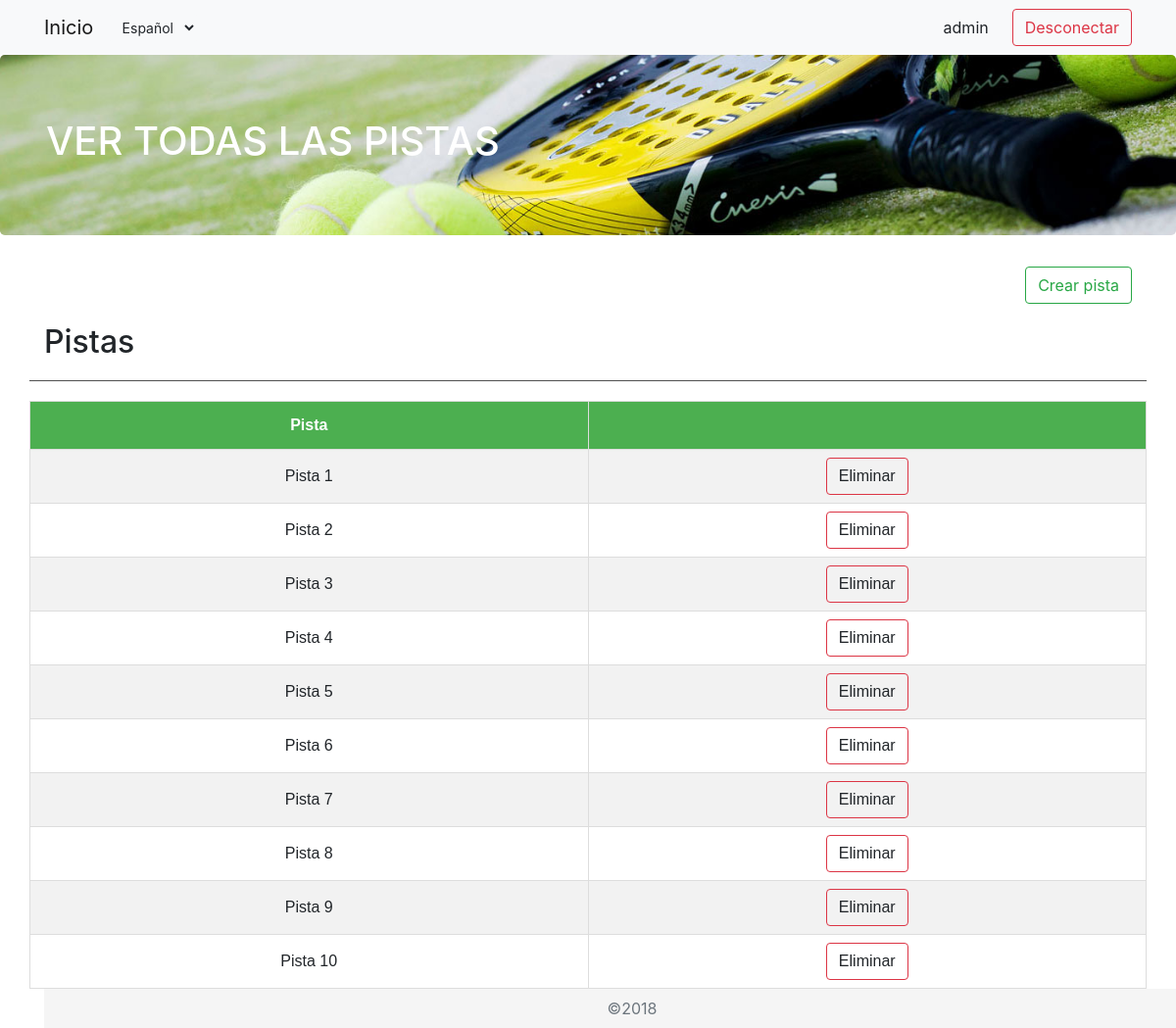
Screenshot of /Controller/Main_Controller.php?action=COURT (signed in) with the database file from the repository.
### tables this page shows
CREATE TABLE `court` (
  `idCourt` int(11) NOT NULL,
  `number` int(11) NOT NULL
);

### Model/Court.php (called while the page is built, shortened)
<?php
class Court
{
    var $number;
    function __construct($idCourt=null, $number=null)
    {
        $this->idCourt=$idCourt;
        $this->number=$number;
    }
    public function getNumber()
    {
        return $this->number;
    }
}
?>

### Model/Court_Model.php (called while the page is built, shortened)
<?php
require_once ('../Model/Court.php');
require_once ('../Model/Access_DB.php');
class Court_Model
{
    var $mysqli;
    function __construct()
    {
        $this->mysqli = ConnectDB();
    }
    public function GETALL ()
    {
        $sql = "SELECT * FROM court";
        $result = $this->mysqli->query($sql);
        $array = array();
        while( $row = mysqli_fetch_array($result, MYSQLI_BOTH))
        {
            $array[] = new Court($row['idCourt'], $row['number']);
        }
        return $array;
    }
}
?>

### Model/Access_DB.php (called while the page is built)
<?php
function ConnectDB()
{
    $mysqli = new mysqli("localhost", "root" , "" , "abp_database");
	if ($mysqli->connect_errno) {
		include '../View/MESSAGE_View.php';
		new MESSAGE("Fallo al conectar a MySQL: (" . $mysqli->connect_errno . ") " . $mysqli->connect_error, '../index.php');
		return false;
	}
	else{
		return $mysqli;
	}
}
?>

### View/Court_SHOWALL_View.php (the view, shortened to what this page needs)
<?php
class Court_SHOWALL_View{
    function __construct($courts){
        $this->courts = $courts;
        $this->render();
    }
    function render(){
        include '../View/Header.php';
        ?>
<div class="jumbotron">
		<div class="container">
			<h1>VER TODAS LAS PISTAS</h1>
		</div>
	</div>
	<div class="container">
		<div class="row">
			<div class="col-md-12">
				<a class="btn btn-outline-success" id="search-input" href="../Controller/Court_Controller.php?action=ADD" role="button">Crear pista</a>
			</div>
		</div>
		<div class="row section">
			<div class="col-md-10">
				<h2>Pistas</h2>
			</div>
        </div>
        <div class="row">
            <table id="championships">
                <tr>
                    <th width="50%">Pista</th>
                    <th width="50%"></th>
                </tr>
                <?php foreach ($this->courts as $court) { ?>
                <tr>
                    <td>
                        <div><?php echo "Pista ".$court->getNumber() ?></div>
                    </td>
                    <td>
                        <div class="btn-group" role="group" aria-label="groupbuttons">
                            <a class="btn btn-outline-danger" id="deleteCourt<?php echo($court->idCourt)?>" data-toggle="modal" data-target="#modalDelete">
                                Eliminar
                            </a>
                        </div>
                    </td>
                </tr>
                <?php } ?>
            </table>
        </div>
	<?php
	 include '../View/Footer.php';
	}
}
	?>

### View/css/stylesheet.css (style rules this page uses)
.jumbotron { background-image: url(../img/header_padel.jpg); background-position: center; background-size: cover; }
body { margin-bottom: 40px; }
h1 { color: #FFFFFF; }
.section { border-bottom: 1px solid rgb(80, 80, 80); padding: 20px 0px 12px 0px; }
#search-input { float: right; }
#championships { font-family: "Trebuchet MS", Arial, Helvetica, sans-serif; border-collapse: collapse; width: 100%; margin-top: 20px; }
#championships td, #championships th { border: 1px solid #ddd; padding: 8px; }
#championships tr th { text-align: center; }
#championships tr td, #championships tr td:last-child .row .col-sm-6 { text-align: center; }
#championships tr:nth-child(even) { background-color: #f2f2f2; }
#championships th { padding-top: 12px; padding-bottom: 12px; text-align: left; background-color: #4CAF50; color: white; }

### View/js/vanillaCalendar.css (style rules this page uses)
:root { --vcal-bg-color: #fff; --vcal-border-radius: 0; --vcal-border-color: #e7e9ed; --vcal-today-bg-color: #10989E; --vcal-today-color: #fff; --vcal-selected-bg-color: #E7E9ED; --vcal-selected-color: #333; }

### rows the page displays
court: number "1"
court: number "2"
court: number "3"
court: number "4"
court: number "5"
court: number "6"
court: number "7"
court: number "8"
court: number "9"
court: number "10"

### other values shown
$_SESSION['login'] "admin"
$strings['Desconectar'] "Desconectar"
form field idioma "Español"
